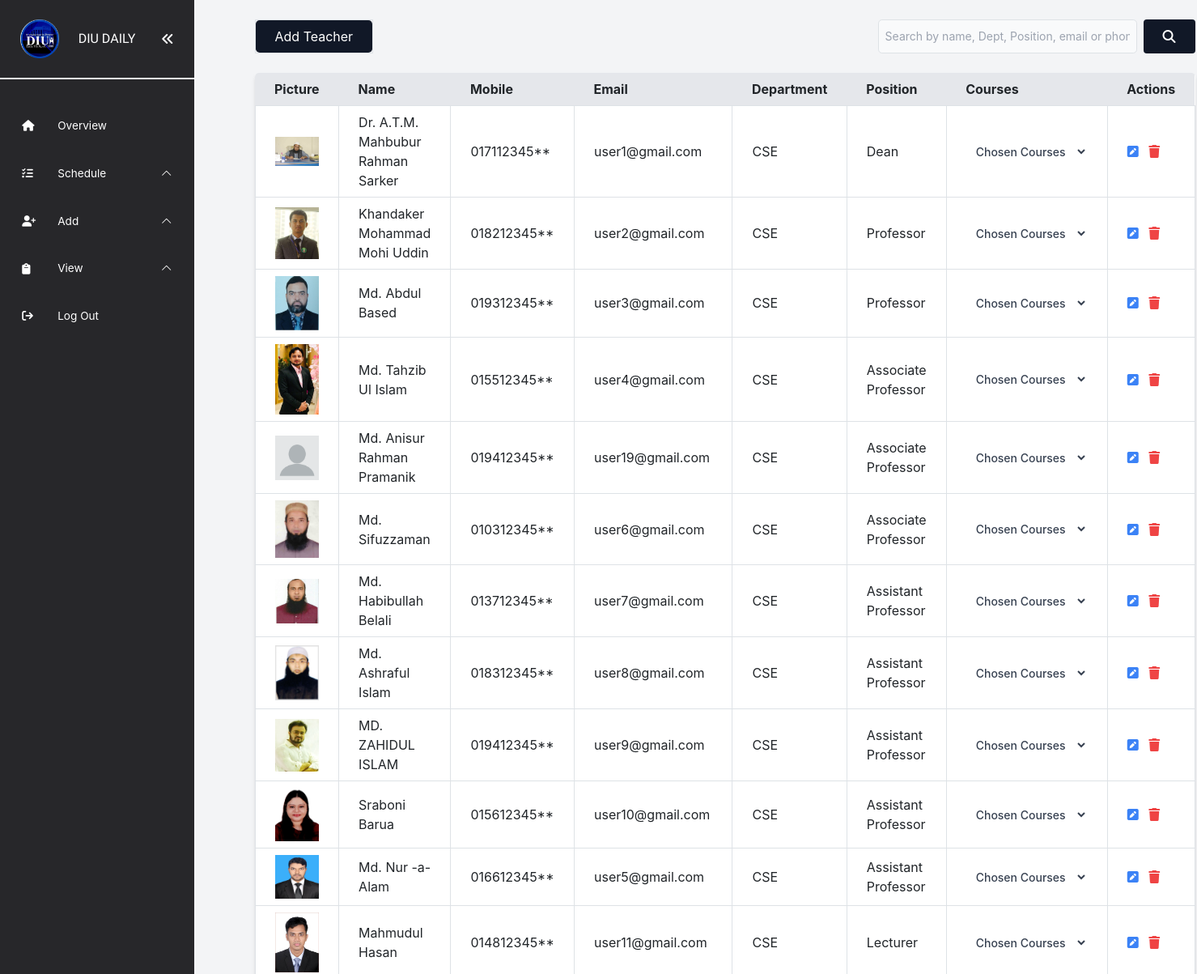
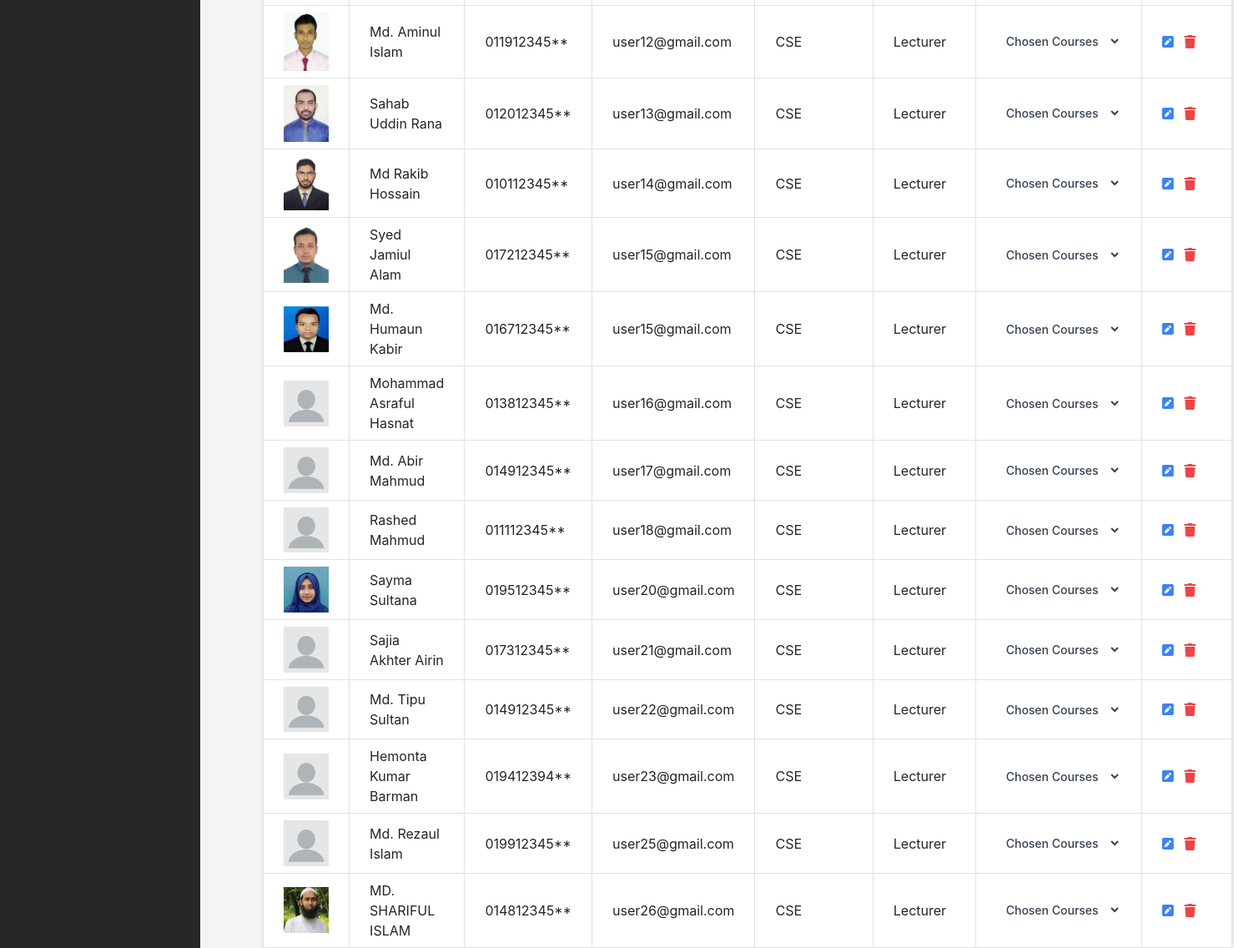
The app's page /src/admin/view/teacher/teacher.php (signed in), older data (2 pictures, top to bottom).
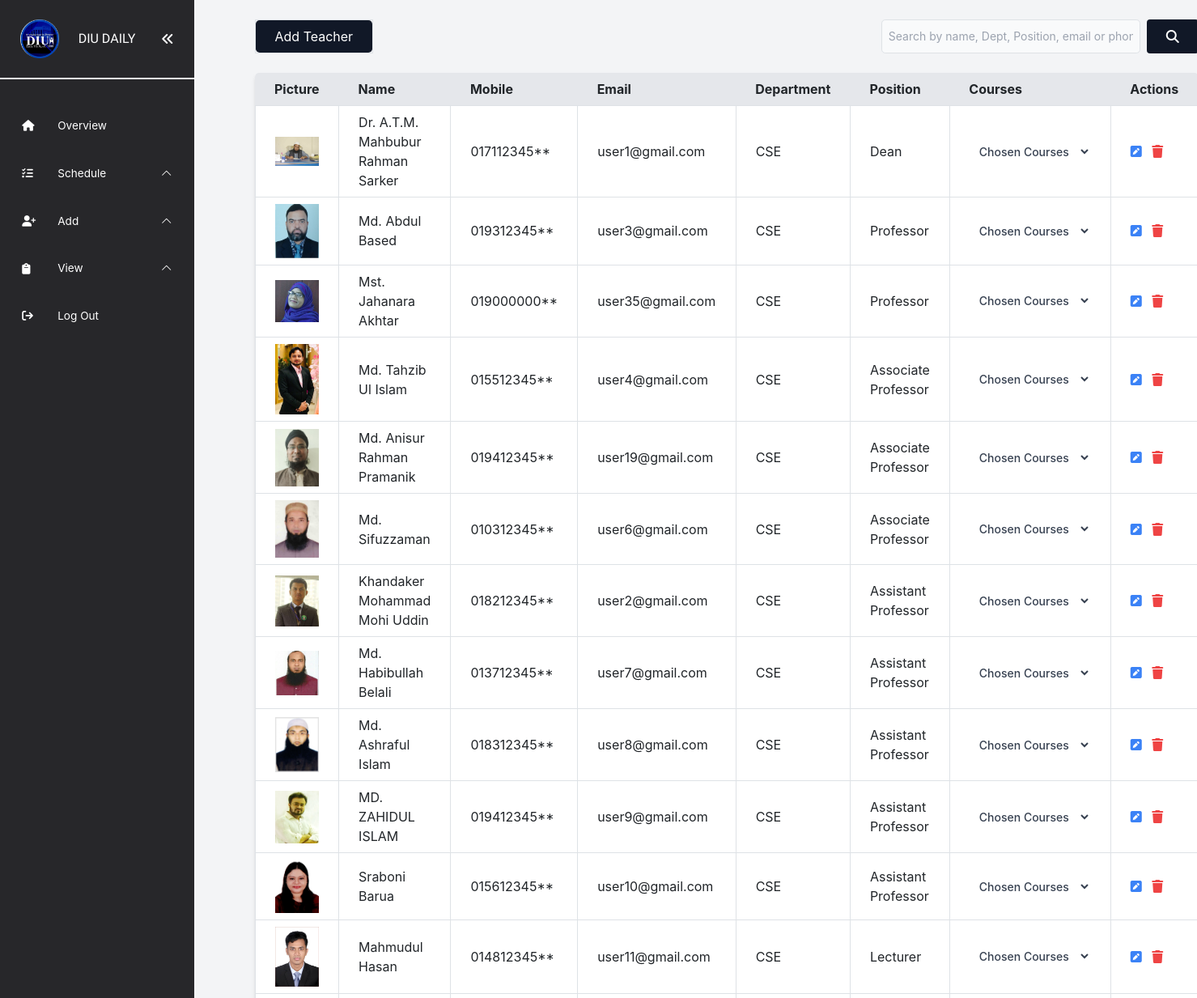
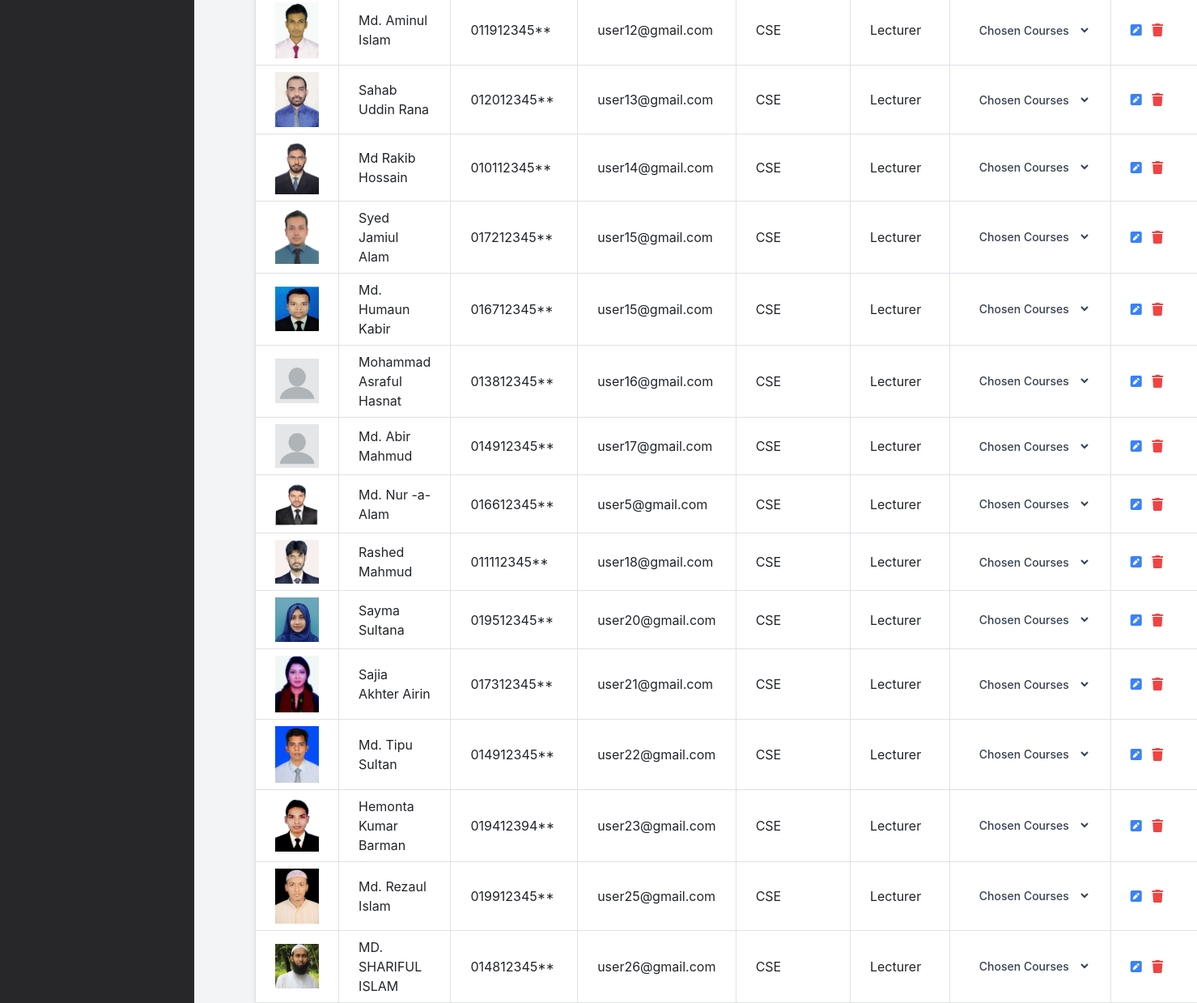
The same page, newer data (2 pictures, top to bottom).
### tables this page shows
CREATE TABLE `teachers` (
  `teacher_id` int(11) NOT NULL,
  `name` varchar(100) NOT NULL,
  `mobile` varchar(20) NOT NULL,
  `department_id` int(11) NOT NULL,
  `position` varchar(50) NOT NULL,
  `mail` varchar(100) NOT NULL,
  `picture` varchar(255) DEFAULT NULL,
  `password` varchar(255) NOT NULL,
  `token` varchar(255) DEFAULT NULL,
  `expiry` varchar(255) DEFAULT NULL
);

CREATE TABLE `department` (
  `department_id` int(11) NOT NULL,
  `department_name` varchar(100) NOT NULL
);

### src/admin/view/teacher/teacher.php (the view, shortened to what this page needs)
<?php
include("../../../../database/config.php");
include("../../../include/adminNavbar.php");
?>
<div class="flex flex-col min-h-screen w-full">
  <div class="flex justify-between my-4 ">
    <p class="border border-black">
      <a href="../../add/teacher/add_teacher.php"
        class="inline-block px-4 py-2 bg-gray-900 text-white rounded-lg hover:bg-gray-600 hover:no-underline">
        Add Teacher
      </a>
    </p>
    <form method="get" class="flex">
      <input type="text" id="search" name="search"
        class="block p-2 pl-10 text-sm text-gray-900 border border-gray-300 rounded-lg w-80 bg-gray-50 focus:ring-blue-500 focus:border-blue-500"
        placeholder="Search by name, Dept, Position, email or phone">
      <button type="submit" value="Search" class="ml-2 bg-gray-900 hover:bg-gray-600 text-white py-2 px-4 rounded"><i
          class="fa fa-search" aria-hidden="true"></i></button>
    </form>
  </div>
  <div>
    <table class="table-auto w-full bg-white shadow-md rounded-lg overflow-hidden">
      <thead class="bg-gray-200">
        <tr>
          <th class="px-4 py-2">Picture</th>
          <th class="px-4 py-2">Name</th>
          <th class="px-4 py-2">Mobile</th>
          <th class="px-4 py-2">Email</th>
          <th class="px-4 py-2">Department</th>
          <th class="px-4 py-2">Position</th>
          <th class="px-4 py-2">Courses</th>
          <th class="px-4 py-2">Actions</th>
        </tr>
      </thead>
      <tbody>
        <?php
        $search = $_GET['search'] ?? '';
        $sql = "SELECT Teachers.*, department_name, GROUP_CONCAT(CONCAT(Course.course_code, ' - ', Course.course_name) SEPARATOR ', ') AS courses
    FROM Teachers
    INNER JOIN department ON Teachers.department_id = department.department_id
    LEFT JOIN TeacherCourses ON Teachers.teacher_id = TeacherCourses.teacher_id
    LEFT JOIN Course ON TeacherCourses.course_id = Course.course_id
    WHERE
      Teachers.name LIKE '%$search%'
      OR Teachers.mail LIKE '%$search%'
      OR Teachers.mobile LIKE '%$search%'
      OR Teachers.position LIKE '%$search%'
      OR department.department_name LIKE '%$search%'
    GROUP BY Teachers.teacher_id
    ORDER BY
      CASE
        WHEN Teachers.position = 'Dean' THEN 1
        WHEN Teachers.position = 'Professor' THEN 2
        WHEN Teachers.position = 'Associate Professor' THEN 3
        WHEN Teachers.position = 'Assistant Professor' THEN 4
        WHEN Teachers.position = 'Lecturer' THEN 5
        ELSE 6
      END";
        $result = $conn->query($sql);
        if ($result->num_rows > 0) {
          while ($row = $result->fetch_assoc()) {
            ?>
        <tr>
          <td class="border px-4 py-2 ">
            <img src="../../add/teacher/<?php echo $row['picture']; ?>" width='70' height='70'>
          </td>
          <td class="border px-4 py-2 ">
            <?php echo $row['name']; ?>
          </td>
          <td class="border px-4 py-2">
            <?php echo $row['mobile']; ?>
          </td>
          <td class="border px-4 py-2">
            <?php echo $row['mail']; ?>
          </td>
          <td class="border px-4 py-2 ">
            <?php echo $row['department_name']; ?>
          </td>
          <td class="border px-4 py-2">
            <?php echo $row['position']; ?>
          </td>
          <td class="border px-4 py-2">
            <select
              class="text-gray-700 bg-white hover:bg-gray-100 focus:ring-4 focus:outline-none focus:ring-gray-300 font-medium rounded-lg text-sm px-2 py-2.5"
              style="width: 150px;">
              <option value="" class="bg-white py-2 hover:bg-gray-100">Chosen Courses</option>
            </select>
          </td>
          <td class="border px-4 py-2">
            <a href="edit_teacher.php?action=edit&id=<?php echo $row['teacher_id']; ?>"
              class="text-blue-500 text-black mr-2 hover:text-black">
              <i class="fa fa-pencil-square" aria-hidden="true"></i>
            </a>
            <a href="delete.php?action=delete&id=<?php echo $row['teacher_id']; ?>"
              class="text-red-500 hover:text-black"
              onclick='return confirm("Are you sure you want to delete this Teacher ID?");'>
              <i class="fa fa-trash" aria-hidden="true"></i>
            </a>
          </td>
        </tr>
        <?php
          }
        } else {
          echo "<tr><td colspan='8' class='text-center'>No teachers found.</td></tr>";
        }
        ?>
      </tbody>
    </table>
  </div>
</div>
</div>
</body>
</html>

### src/include/adminNavbar.php (shortened to what this page needs)
<!DOCTYPE html>
<html lang="en">
<head>
  <script src="https://cdn.tailwindcss.com"></script>
  <link rel="stylesheet" href="https://cdnjs.cloudflare.com/ajax/libs/font-awesome/6.4.0/css/all.min.css"
 />
  <link rel="stylesheet" href="https://cdn.jsdelivr.net/npm/bootstrap-icons@1.8.0/font/bootstrap-icons.css" />
  <link rel="stylesheet" href="https://maxcdn.bootstrapcdn.com/bootstrap/4.5.2/css/bootstrap.min.css">
</head>
<body class="bg-gray-100 ">
  <button class="absolute top-4 left-4 bg-gray-700 text-white px-3 py-1 rounded-md" onclick="toggleNavbar()">
  </button>
  <div class="container mx-auto flex-container ">
    <div class="nav-container">
      <nav class="fixed left-0 top-0 z-[1035] h-full w-60  overflow-hidden bg-zinc-800" id="sidenav-1">
        <div class="mb-3 flex items-center justify-center border-b-2 border-solid border-gray-100 py-6  outline-none">
          <img id="logo" class="mr-4 w-12" src="../../../img/logo.png" alt="Logo" />
          <span class="text-white font mr-8">DIU DAILY</span>
          <span class="text-white cursor-pointer" onclick="toggleNavbar()">
            <i class="fa fa-angle-double-left" aria-hidden="true"></i>
          </span>
        </div>
        <ul class="relative m-0 list-none px-[0.2rem] pb-12">
          <li class="relative pt-4">
            <a href="../../view/overview/dashboard.php"
              class="flex cursor-pointer items-center truncate rounded-[5px] px-6 py-[0.45rem] text-[0.85rem] text-white outline-none transition duration-300 ease-linear hover:bg-gray-300 hover:text-black hover:outline-none focus:bg-slate-50 focus:text-inherit focus:outline-none active:bg-slate-50 active:text-inherit active:outline-none hover:text-black hover:no-underline">
              <span class="mr-4 h-5 w-5 hover:text-black">
                <i class="fas fa-home"></i>
              </span>
              <span>Overview</span>
            </a>
          </li>
          <li class="relative pt-4">
            <div
              class="flex cursor-pointer items-center truncate rounded-[5px] px-6 py-[0.45rem] text-[0.85rem] text-white outline-none transition duration-300 ease-linear hover:bg-gray-300 hover:text-inherit hover:outline-none focus:bg-slate-50 focus:text-inherit focus:outline-none active:bg-slate-50 active:text-inherit active:outline-none  "
              onclick="dropdownRoutine()">
              <span class="mr-4 h-5 w-5 hover:text-gray-300">
                <i class="fa fa-tasks" aria-hidden="true"></i>
              </span>
              <span>Schedule</span>
              <span class="ml-auto cursor-pointer rotate-180" id="arrow3">
                <i class="bi bi-chevron-down"></i>
              </span>
            </div>
          </li>
          <li class="relative pt-4">
            <div
              class="flex cursor-pointer items-center truncate rounded-[5px] px-6 py-[0.45rem] text-[0.85rem] text-white outline-none transition duration-300 ease-linear hover:bg-gray-300 hover:text-black hover:outline-none focus:bg-slate-50 focus:text-inherit focus:outline-none active:bg-slate-50 active:text-inherit active:outline-none  "
              onclick="dropdown()">
              <span class="mr-4 h-5 w-5">
                <i class="fas fa-user-plus"></i>
              </span>
              <span>Add</span>
              <span class="ml-auto cursor-pointer rotate-180" id="arrow">
                <i class="bi bi-chevron-down"></i>
              </span>
            </div>
          </li>
          <li class="relative pt-4">
            <div
              class="flex cursor-pointer items-center truncate rounded-[5px] px-6 py-[0.45rem] text-[0.85rem] text-white outline-none transition duration-300 ease-linear hover:bg-gray-300 hover:text-inherit hover:outline-none focus:bg-slate-50 focus:text-inherit focus:outline-none active:bg-slate-50 active:text-inherit active:outline-none  "
              onclick="dropdownview()">
              <span class="mr-4 h-5 w-5 hover:text-gray-300">
                <i class="fa fa-clipboard" aria-hidden="true"></i>
              </span>
              <span>View</span>
              <span class="ml-auto cursor-pointer rotate-180" id="arrow2">
                <i class="bi bi-chevron-down"></i>
              </span>
            </div>
          </li>
          <li class="relative pt-4">
            <a href="../../../../login/logout.php"
              class="flex cursor-pointer items-center truncate rounded-[5px] px-6 py-[0.45rem] text-[0.85rem] text-white outline-none transition duration-300 ease-linear hover:bg-gray-300 hover:text-black hover:no-underline">
              <span class="mr-4 h-5 w-5 hover:text-gray-300">
                <i class="fa fa-sign-out" aria-hidden="true"></i>
              </span>
              <span>Log Out</span>
            </a>
          </li>
        </ul>
    </div>

### src/include/adminNavbar.php (style rules this page uses)
.flex-container { display: flex; }
.nav-container { flex: 0 0 200px; }
.nav-container, .toggle-button { transition: transform 3s ease-in-out; }
.font { font-family: 'Orbitron', sans-serif; }

Row changes from the older to the newer data that the page shows:
added teachers: picture (picture), name "Mst. Jahanara Akhtar", mobile "019000000**", mail "user35@gmail.com", department.department_name "CSE", position "Professor"
changed teachers "Md. Anisur Rahman Pramanik": picture: a different picture
changed teachers "Khandaker Mohammad Mohi Uddin": position "Professor" → "Assistant Professor"; moves down the list
changed teachers "Md. Nur -a-Alam": picture: a different picture; position "Assistant Professor" → "Lecturer"; moves down the list
changed teachers "Rashed Mahmud": picture: a different picture
changed teachers "Sajia Akhter Airin": picture: a different picture
changed teachers "Md. Tipu Sultan": picture: a different picture
changed teachers "Hemonta Kumar Barman": picture: a different picture
changed teachers "Md. Rezaul Islam": picture: a different picture
